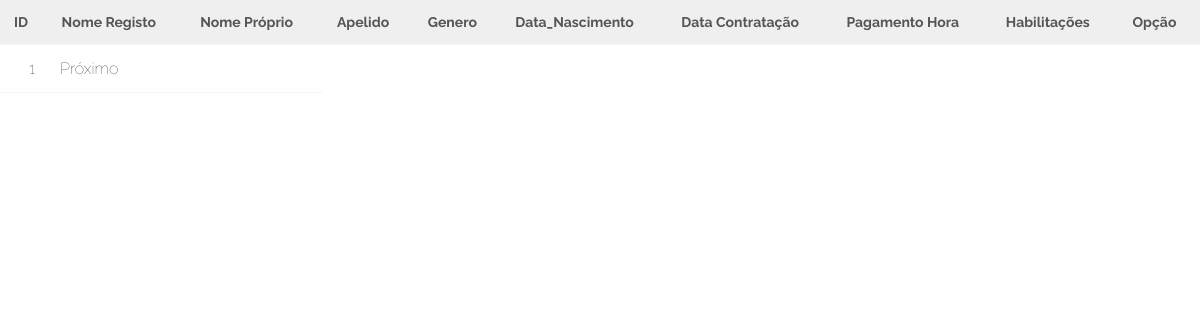
The page /admin/user_list.php on the database as committed earlier.
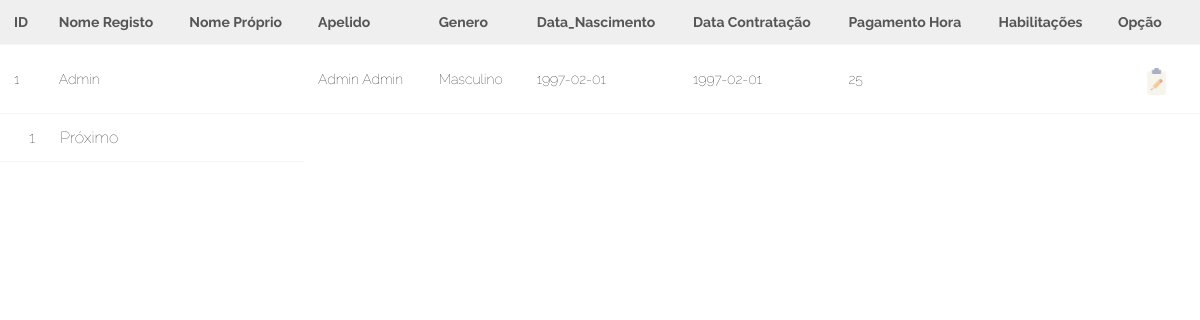
The same page on the database as committed later.
### tables this page shows
CREATE TABLE `utilizador` (
  `CodUser` int(11) NOT NULL auto_increment,
  `Nome_Registo` varchar(50) default NULL,
  `Senha` varchar(256) default NULL,
  `Nome_Proprio` varchar(100) default NULL,
  `Apelido` varchar(100) default NULL,
  `Genero` varchar(50) default NULL,
  `Data_Nascimento` date default NULL,
  `Data_Contratacao` date default NULL,
  `Pagamentos_Hora` varchar(50) default NULL,
  `Habilitacoes` varchar(50) default NULL,
  `Rua` varchar(200) default NULL,
  `N_Telemovel` int(11) default NULL,
  `N_Telefone` int(11) default NULL,
  `Email` varchar(100) default NULL,
  `Notas_contacto` varchar(500) default NULL,
  `Notas_Contracto` varchar(500) default NULL,
  `CodTipoU` int(11) default '2',
  `CodCi` int(11) default NULL,
  PRIMARY KEY  (`CodUser`),
  KEY `CodTipoU` (`CodTipoU`),
  KEY `CodCi` (`CodCi`),
  CONSTRAINT `utilizador_ibfk_1` FOREIGN KEY (`CodTipoU`) REFERENCES `tipouser` (`CodTipoU`),
  CONSTRAINT `utilizador_ibfk_2` FOREIGN KEY (`CodCi`) REFERENCES `cidade` (`CodCi`)
);

### WEB/admin/user_list.php (the view, shortened to what this page needs)
<!DOCTYPE html>
<?php
$con=mysqli_connect("localhost","root","") or die(mysqli_error());
mysqli_select_db($con,"frotas") or die(mysqli_error($con));
?>
<html>
  <head>
	<link rel="stylesheet" href="style.css" type="text/css" />
  </head>
<body>
<?php
	$start=0;
	$limit=7;
	$page=0;
 	$sql=mysqli_query($con, "SELECT * FROM utilizador, cidade, tipouser, pais WHERE pais.CodPais=cidade.CodPais and tipouser.CodTipoU=utilizador.CodTipoU and cidade.CodCi=utilizador.CodCi  ORDER BY CodUser ASC LIMIT $start, $limit") or die(mysqli_error($con));
?>
<table align='center' class='table-fill'>
	<?php
	echo "<tr>";
                echo "<th>ID</th>";
                echo "<th>Nome Registo</th>";
                echo "<th>Nome Próprio</th>";
				echo "<th>Apelido</th>";
				echo "<th>Genero</th>";
				echo "<th>Data_Nascimento</th>";
				echo "<th>Data Contratação</th>";
				echo "<th>Pagamento Hora</th>";
				echo "<th>Habilitações</th>";
				echo "<th>Opção</th>";
            echo "</tr>";
	?>
	<?php
		while($row=mysqli_fetch_assoc($sql))
		{
	?>
	<?php
	  echo "<tr>";
                echo "<td>" . $row['CodUser'] . "</td>";
                echo "<td>" . $row['Nome_Registo'] . "</td>";
                echo "<td>" . $row['Nome_Prorio'] . "</td>";
                echo "<td>" . $row['Apelido'] . "</td>";
				echo "<td>" . $row['Genero'] . "</td>";
				echo "<td>" . $row['Data_Nascimento'] . "</td>";
				echo "<td>" . $row['Data_Contratacao'] . "</td>";
				echo "<td>" . $row['Pagamentos_Hora'] . "</td>";
				echo "<td>" . $row['Hsbilitacoes'] . "</td>";
				echo "<td>" . "<a href='ver_despesa.php?id=".$row['CodDesp']."' target='_blank'><img src='logos/edit.png' class='imgg' /></a>" . "</td>";
            echo "</tr>";
	?>
	<?php
		}
	?>
	<tr>
		<td colspan='3'>
	<?php
	$rows=mysqli_num_rows(mysqli_query($con, "select * from utilizador"));
	$total=ceil($rows/$limit);
	for($i=1;$i<=$total;$i++)
	{
		echo "<a class='paging' href='?page=".$i."'>".$i."</a>";
	}
	if($page!=$total)
	{
		echo "<a class='paging' href='?page=".($page+1)."' class=paging''>Próximo</a>";
	}
	?>
	</td>
	</tr>
</table>
</body>
</html>

Rows that differ between the two databases and show on the page:
now on this page (row edited): utilizador: CodUser "1", Nome_Registo "Admin", Apelido "Admin Admin", Genero "Masculino", Data_Nascimento "1997-02-01", Data_Contratacao "1997-02-01", Pagamentos_Hora "25"
